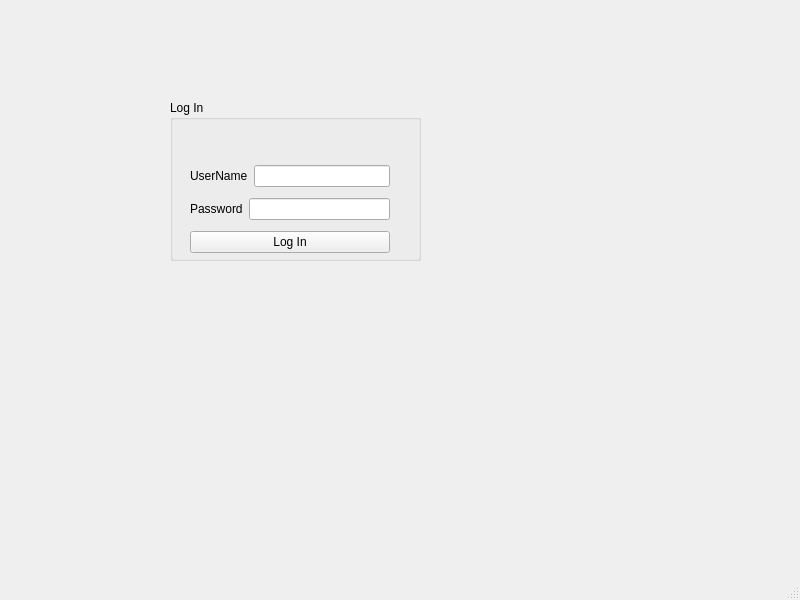
<?xml version="1.0" encoding="UTF-8"?>
<ui version="4.0">
 <class>MainWindow</class>
 <widget class="QMainWindow" name="MainWindow">
  <property name="geometry">
   <rect>
    <x>0</x>
    <y>0</y>
    <width>800</width>
    <height>600</height>
   </rect>
  </property>
  <property name="windowTitle">
   <string>MainWindow</string>
  </property>
  <widget class="QWidget" name="centralwidget">
   <widget class="QGroupBox" name="groupBox">
    <property name="geometry">
     <rect>
      <x>170</x>
      <y>100</y>
      <width>251</width>
      <height>161</height>
     </rect>
    </property>
    <property name="title">
     <string>Log In</string>
    </property>
    <widget class="QWidget" name="">
     <property name="geometry">
      <rect>
       <x>20</x>
       <y>60</y>
       <width>200</width>
       <height>99</height>
      </rect>
     </property>
     <layout class="QVBoxLayout" name="verticalLayout">
      <item>
       <layout class="QHBoxLayout" name="horizontalLayout">
        <item>
         <widget class="QLabel" name="label">
          <property name="text">
           <string>UserName</string>
          </property>
         </widget>
        </item>
        <item>
         <widget class="QLineEdit" name="lineEdit_username"/>
        </item>
       </layout>
      </item>
      <item>
       <layout class="QHBoxLayout" name="horizontalLayout_2">
        <item>
         <widget class="QLabel" name="label_2">
          <property name="text">
           <string>Password</string>
          </property>
         </widget>
        </item>
        <item>
         <widget class="QLineEdit" name="lineEdit_password"/>
        </item>
       </layout>
      </item>
      <item>
       <widget class="QPushButton" name="pushButton_Login">
        <property name="text">
         <string>Log In</string>
        </property>
       </widget>
      </item>
     </layout>
    </widget>
   </widget>
  </widget>
  <widget class="QMenuBar" name="menubar">
   <property name="geometry">
    <rect>
     <x>0</x>
     <y>0</y>
     <width>800</width>
     <height>37</height>
    </rect>
   </property>
  </widget>
  <widget class="QStatusBar" name="statusbar"/>
 </widget>
 <resources/>
 <connections/>
</ui>
